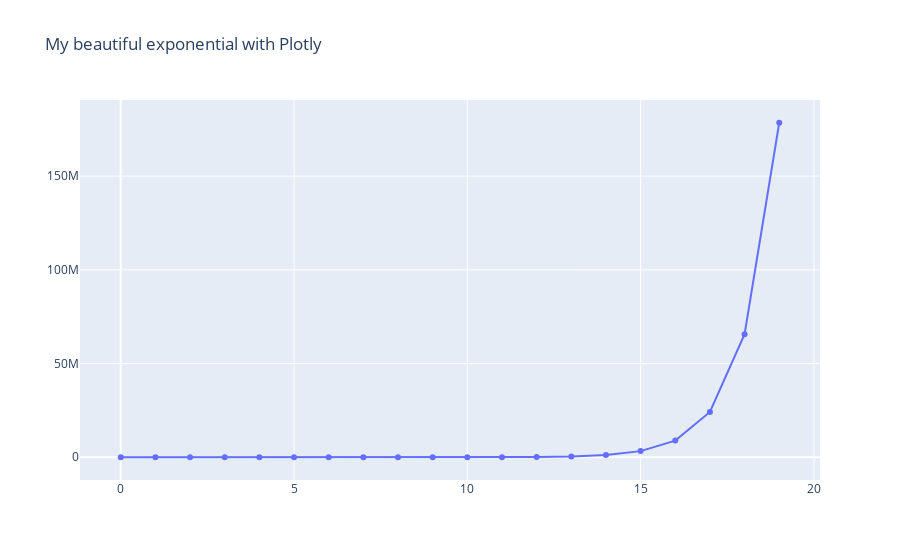

Here is the notebook cell this chart was saved with:
### Markdown cell above
You'll see that if you make a plot with more than 19 points the lasso and box select dissapear. In addition they only work with markers present in the plot, not lines.
In figure.add_scatter you need to explicitely mention mode='markers' or mode='lines+markers'.

### Code cell
x = np.arange(20)
y = np.exp(x)

figure = go.FigureWidget()
figure.add_scatter(x=x, y=y, mode='lines+markers')
figure.layout.title = 'My beautiful exponential with Plotly'

figure.show()

### Figure 1 — Plotly figure (JSON) as saved in the notebook; plotly's stock layout.template omitted (floating-point values rounded to 4 significant figures)
{"data": [{"mode": "lines+markers", "type": "scatter", "uid": "b7cddf97-596f-41b5-8e64-28f271d8ada6", "x": [0, 1, 2, 3, 4, 5, 6, 7, 8, 9, 10, 11, 12, 13, 14, 15, 16, 17, 18, 19], "y": [1, 2.718, 7.389, 20.09, 54.6, 148.4, 403.4, 1097.0, 2981.0, 8103.0, 22030.0, 59870.0, 162800.0, 442400.0, 1203000.0, 3269000.0, 8886000.0, 24150000.0, 65660000.0, 178500000.0]}], "layout": {"title": {"text": "My beautiful exponential with Plotly"}}}
